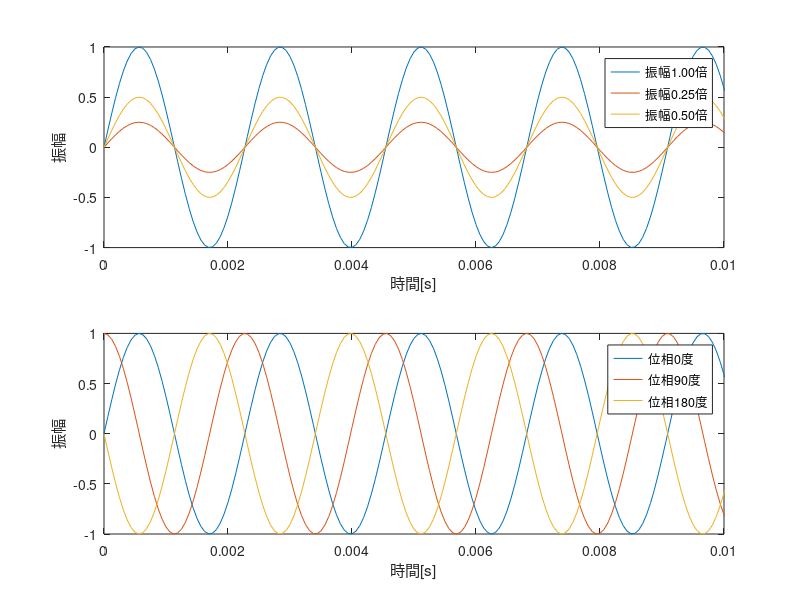

MATLAB code to generate this figure:
close all;
clear;

Fs = 16000;         %samplingfreq = 16khz
f1 = 440;           %freq = 440hz
ph1 = 90*pi/180;    %phase1 = 90deg
ph2 = 180*pi/180;   %phase2 = 180deg
t = [0:Fs-1]/Fs;    %time

func1 = sin(2*pi*f1*t);        %amp = 1.00x, init phase = 0deg  
func2 = 0.25 * sin(2*pi*f1*t); %amp = 0.25x
func3 = 0.50 * sin(2*pi*f1*t); %amp = 0.50x
func4 = sin(2*pi*f1*t + ph1);  %init phase = 90deg
func5 = sin(2*pi*f1*t + ph2);  %init phase = 180deg

%plots from here
subplot(2, 1, 1);
plot(t, func1, t, func2, t, func3);
legend('振幅1.00倍', '振幅0.25倍', '振幅0.50倍');
xlabel('時間[s]');
ylabel('振幅');
axis([0 0.01 -1 1]);

subplot(2, 1, 2);
plot(t, func1, t, func4, t, func5);
legend('位相0度', '位相90度', '位相180度');
xlabel('時間[s]');
ylabel('振幅');
axis([0 0.01 -1 1]);

ampDiff = [func1; func2]';    %1xAmp vs 0.25Amp
phDiff = [func1; func5]';     %0deg vs 180deg

%listen sound to remove comment out
%sound(ampDiff, Fs);
%sound(phDiff, Fs);
